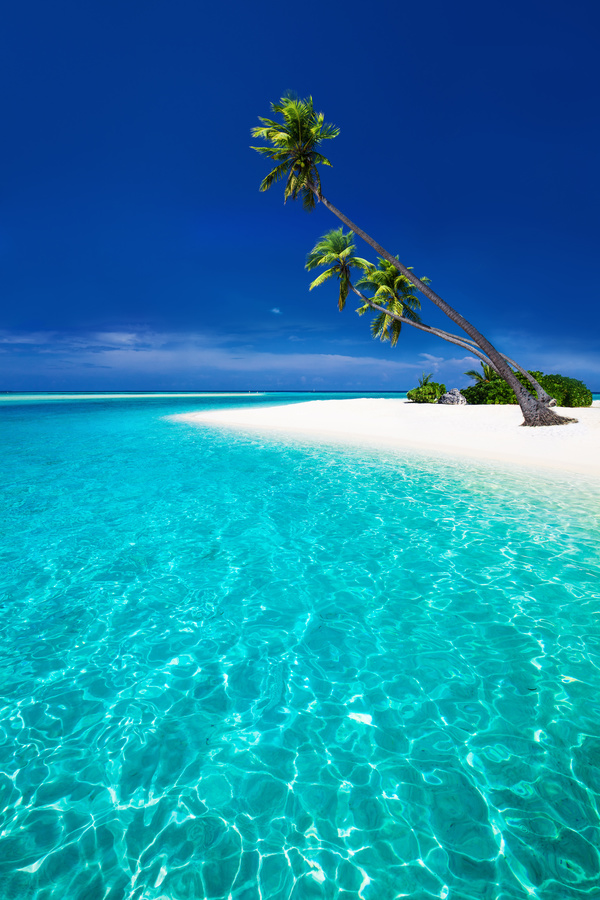
#> input picture 24-11-2024/data/beach-blue.jpg, 600 x 900 px
$ jupyter execute image_processing_3.ipynb
#> lines starting #> are read from the running program, lines starting #| are printed output that depends on the picture
[cell 1]
import numpy as np
from matplotlib import pyplot as plt
import cv2

[cell 2]
rgb_image = cv2.imread("./data/beach-blue.jpg")
#> rgb_image is the input picture: shape (900, 600, 3); mean B, G, R 171.4, 135.3, 24

[cell 3]
kernel = np.array([[0, 100, 0],
                   [100, 50, 100],
                   [0, 100, 0]])

[cell 4]
plt.imshow(rgb_image)

[cell 5]
def apply_filter(image, filter, arrange="RGB"):
#> called with filter = array of shape (3, 3), arrange = 'RGB'
    b, g, r = cv2.split(image)
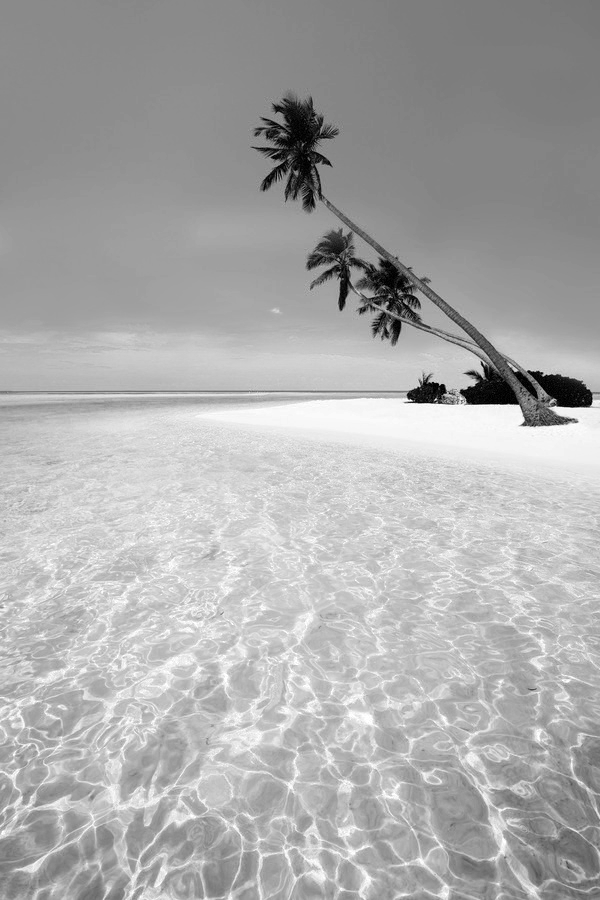
#> b: shape (900, 600); min 0, max 255, mean 171.4
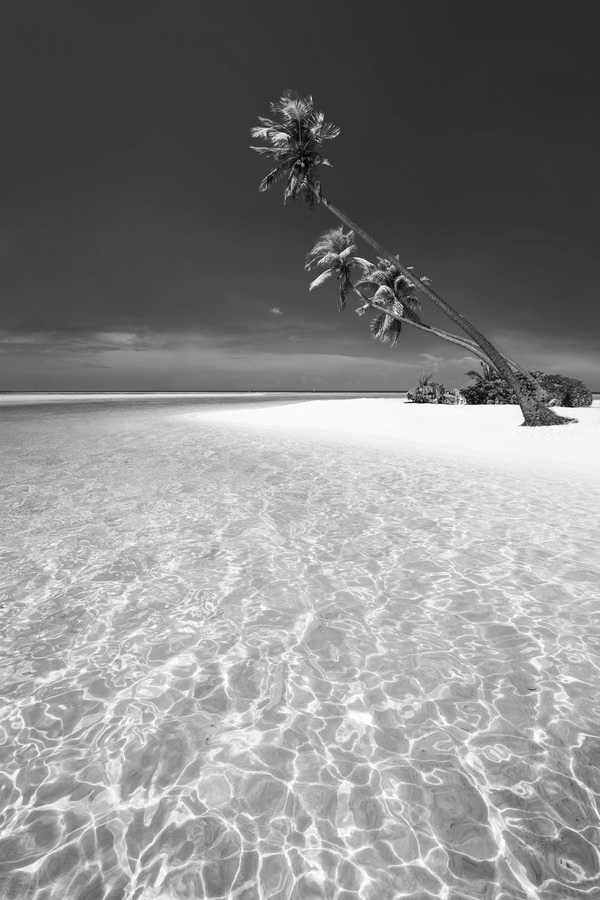
#> g: shape (900, 600); min 0, max 255, mean 135.3
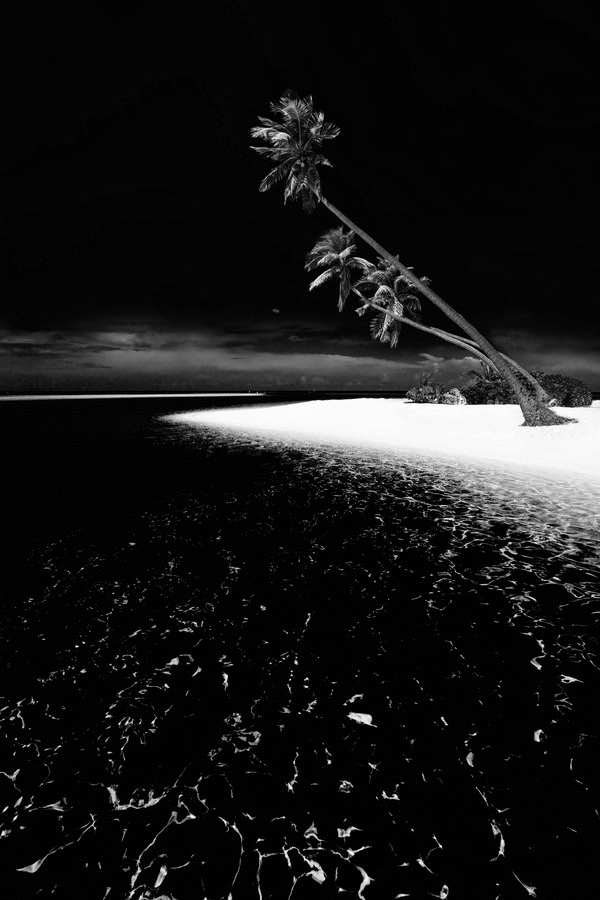
#> r: shape (900, 600); min 0, max 255, mean 24
    b_new = cv2.filter2D(b, -1, filter)
#> b_new: shape (900, 600); every value is 255
    g_new = cv2.filter2D(g, -1, filter)
    r_new = cv2.filter2D(r, -1, filter)
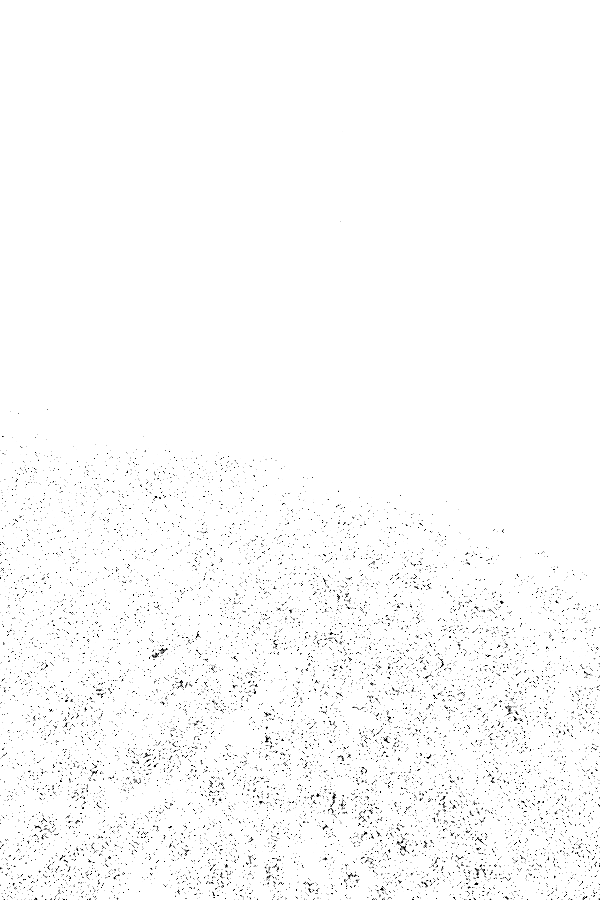
#> r_new: shape (900, 600); min 0, max 255, mean 251.1
    if arrange=="RGB":
        image_filtered = cv2.merge([r_new, g_new, b_new])
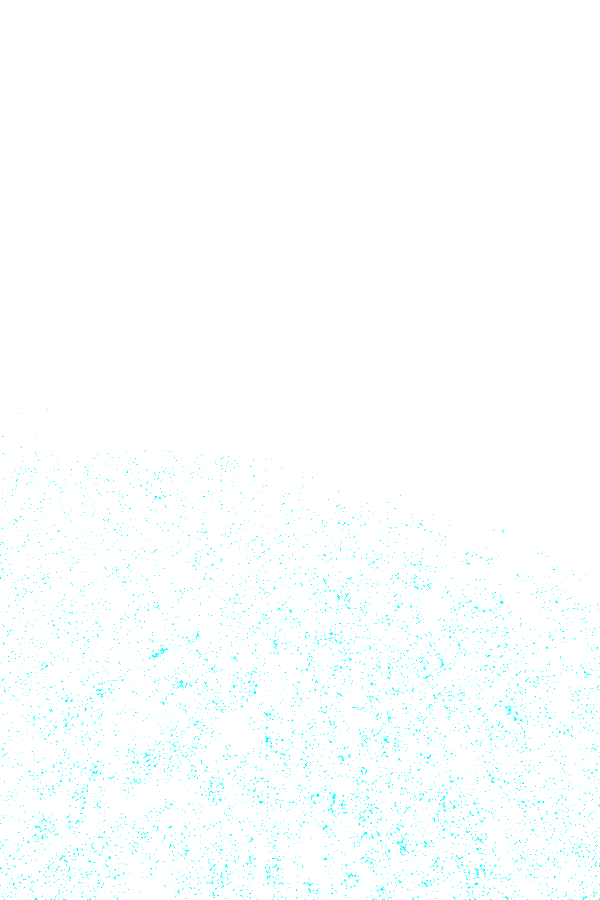
#> image_filtered: shape (900, 600, 3); mean R, G, B 251.1, 255, 255
    if arrange=="BGR":
        image_filtered = cv2.merge([b_new, g_new, r_new])
    if arrange=="GBR":
        image_filtered = cv2.merge([g_new, b_new, r_new])
    return image_filtered

[cell 6]
filtered_image_rgb = apply_filter(rgb_image, filter=kernel, arrange="RGB")
filtered_image_gbr = apply_filter(rgb_image, filter=kernel, arrange="GBR")

[cell 7]
plt.subplot(1, 3, 1)
plt.imshow(rgb_image)
plt.title("Original")

plt.subplot(1, 3, 2)
plt.imshow(filtered_image_rgb)
plt.title("Filtered image rgb")

plt.subplot(1, 3, 3)
plt.imshow(filtered_image_gbr)
plt.title("Filtered image gbr")
#> figure, not shown here; B, G, R data is drawn as R, G, B
